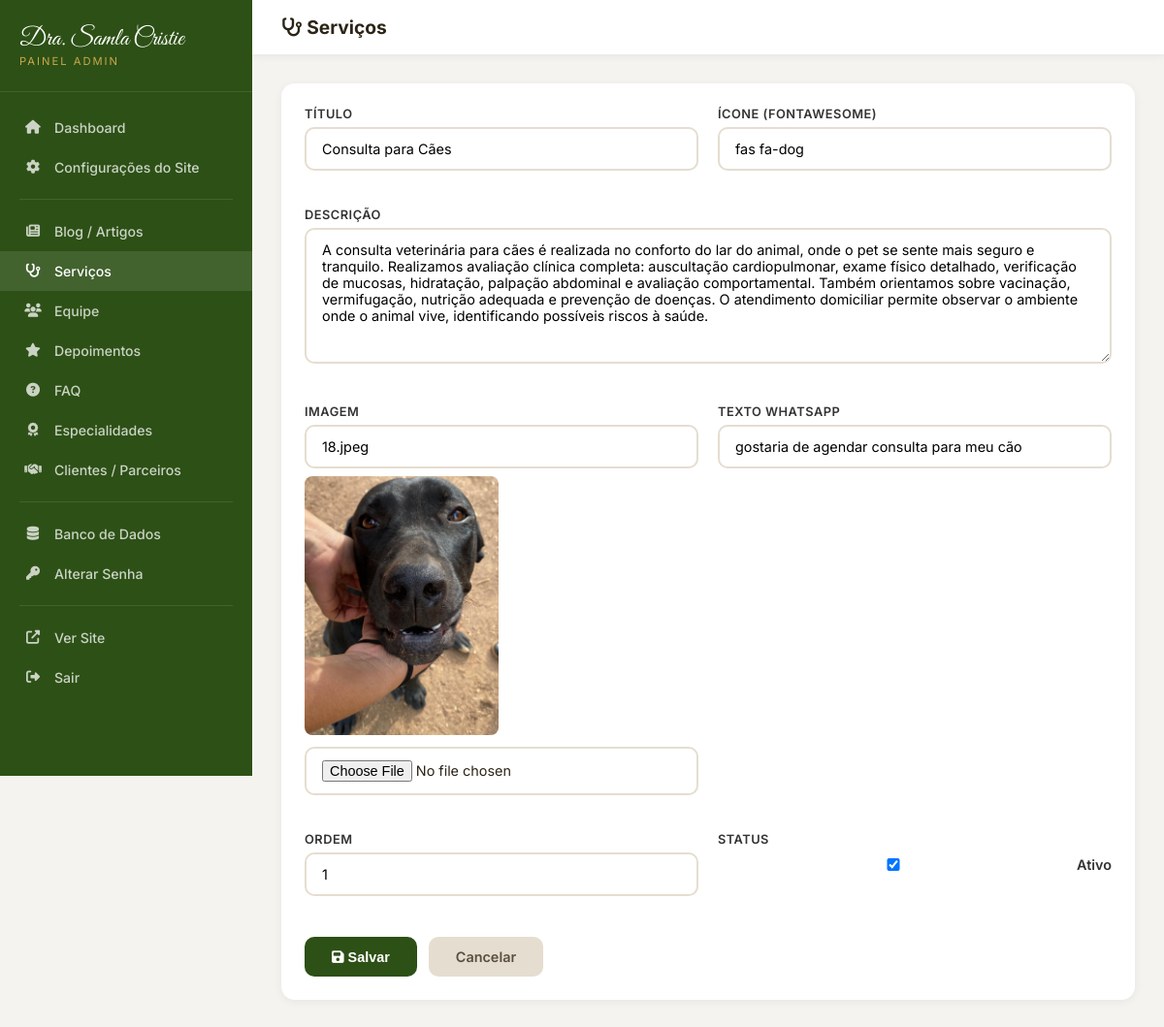
/admin/services.php?edit=1 (signed in), run on the app's committed database.
### tables this page shows
CREATE TABLE IF NOT EXISTS `services` (
    `id` INT AUTO_INCREMENT PRIMARY KEY,
    `title` VARCHAR(200) NOT NULL,
    `description` TEXT,
    `icon` VARCHAR(50) DEFAULT 'fas fa-paw',
    `image` VARCHAR(255),
    `whatsapp_text` VARCHAR(500),
    `sort_order` INT DEFAULT 0,
    `active` TINYINT(1) DEFAULT 1,
    `created_at` TIMESTAMP DEFAULT CURRENT_TIMESTAMP,
    `updated_at` TIMESTAMP DEFAULT CURRENT_TIMESTAMP ON UPDATE CURRENT_TIMESTAMP
);

### config.php (called while the page is built, shortened)
<?php
function e($str) {
    return htmlspecialchars($str ?? '', ENT_QUOTES, 'UTF-8');
}

### admin/services.php (the view, shortened to what this page needs)
<?php
$db = getDB();
$editItem = null;
$table = 'services';
$title = 'Serviços';
if (isset($_GET['edit'])) { $editItem = $db->prepare("SELECT * FROM {$table} WHERE id=?")->execute([$_GET['edit']]); $editItem = $db->prepare("SELECT * FROM {$table} WHERE id=?"); $editItem->execute([$_GET['edit']]); $editItem = $editItem->fetch(); }
$items = $db->query("SELECT * FROM {$table} ORDER BY sort_order")->fetchAll();
?>
<!DOCTYPE html>
<html lang="pt-BR">
<head>
    <link rel="stylesheet" href="https://cdnjs.cloudflare.com/ajax/libs/font-awesome/6.5.1/css/all.min.css">
    <link rel="stylesheet" href="admin.css">
</head>
<body>
<div class="admin-wrapper">
    <?php include 'sidebar.php'; ?>
    <div class="main-content">
        <div class="topbar"><div style="display:flex;align-items:center;gap:12px;"><h2><i class="fas fa-stethoscope"></i> <?= $title ?></h2></div></div>
        <div class="content">
            <?php if ($editItem !== null): ?>
            <div class="admin-card">
                <form method="POST" enctype="multipart/form-data">
                    <div class="form-grid">
                        <div class="form-group"><label>Título</label><input type="text" name="title" value="<?= e($editItem['title']) ?>" required></div>
                        <div class="form-group"><label>Ícone (FontAwesome)</label><input type="text" name="icon" value="<?= e($editItem['icon']) ?>"></div>
                        <div class="form-group form-full"><label>Descrição</label><textarea name="description" rows="4"><?= e($editItem['description']) ?></textarea></div>
                        <div class="form-group"><label>Imagem</label>
                            <input type="text" name="image" value="<?= e($editItem['image']) ?>">
                            <?php if ($editItem['image']): ?><img src="../<?= e($editItem['image']) ?>" class="img-preview"><?php endif; ?>
                            <input type="file" name="image_file" accept="image/*" style="margin-top:8px;">
                        </div>
                        <div class="form-group"><label>Texto WhatsApp</label><input type="text" name="whatsapp_text" value="<?= e($editItem['whatsapp_text']) ?>"></div>
                        <div class="form-group"><label>Ordem</label><input type="number" name="sort_order" value="<?= e($editItem['sort_order']) ?>"></div>
                        <div class="form-group"><label style="margin-bottom:10px;">Status</label><label style="display:flex;align-items:center;gap:8px;font-size:0.9rem;text-transform:none;letter-spacing:0;"><input type="checkbox" name="active" <?= $editItem['active']?'checked':'' ?>> Ativo</label></div>
                    </div>
                    <div class="form-actions"><button type="submit" class="btn-save"><i class="fas fa-save"></i> Salvar</button><a href="services.php" class="btn-cancel">Cancelar</a></div>
                </form>
            </div>
            <?php endif; ?>
        </div>
    </div>
</div>
</body></html>

### admin/admin.css (style rules this page uses)
* { margin:0; padding:0; box-sizing:border-box; }
body { font-family:'Inter',sans-serif; background:#f5f3ef; color:#2c2416; }
a { text-decoration:none; color:inherit; }
.admin-wrapper { display:flex; min-height:100vh; }
.main-content { flex:1; margin-left:260px; }
.topbar { background:#fff; padding:16px 30px; display:flex; justify-content:space-between; align-items:center; box-shadow:0 2px 8px rgba(0,0,0,0.06); position:sticky; top:0; z-index:50; }
.topbar h2 { font-size:1.2rem; font-weight:700; }
.content { padding:30px; }
.admin-card { background:#fff; border-radius:14px; padding:24px; box-shadow:0 2px 10px rgba(0,0,0,0.06); margin-bottom:24px; }
.btn-save { background:#2d5016; color:#fff; padding:12px 28px; border-radius:10px; font-size:0.9rem; font-weight:600; border:none; cursor:pointer; }
.btn-cancel { background:#e5ddd0; color:#5a4e3e; padding:12px 28px; border-radius:10px; font-size:0.9rem; font-weight:600; border:none; cursor:pointer; }
.form-grid { display:grid; grid-template-columns:1fr 1fr; gap:20px; }
.form-full { grid-column:1/-1; }
.form-group { margin-bottom:18px; }
.form-group label { display:block; font-size:0.8rem; font-weight:600; color:#333; margin-bottom:6px; text-transform:uppercase; letter-spacing:0.5px; }
.form-group input, .form-group select, .form-group textarea { width:100%; padding:12px 16px; border:2px solid #e5ddd0; border-radius:10px; font-size:0.9rem; outline:none; transition:border-color 0.3s; font-family:'Inter',sans-serif; background:#fff; }
.form-group textarea { min-height:140px; resize:vertical; }
.form-group .img-preview { max-width:200px; border-radius:8px; margin-top:8px; }
.form-actions { display:flex; gap:12px; margin-top:24px; }

### data on the page
services: title "Consulta para Cães", icon "fas fa-dog", description "A consulta veterinária para cães é realizada no conforto do lar do animal, onde o pet se sente mais seguro e tranquilo. Realizamos avaliação clínica completa: auscultação cardiopulmonar, exame físico detalhado, verificação de mucosas, hidratação, palpação abdominal e avaliação comportamental. Também orientamos sobre vacinação, vermifugação, nutrição adequada e prevenção de doenças. O atendimento domiciliar permite observar o ambiente onde o animal vive, identificando possíveis riscos à saúde.", image "18.jpeg", image (picture), whatsapp_text "gostaria de agendar consulta para meu cão", sort_order "1", active "☑"

### other printed values
$title "Serviços"
